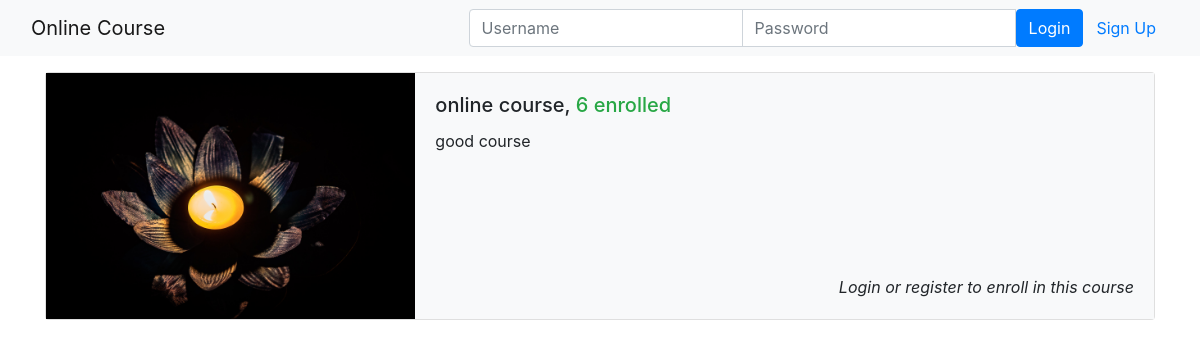
The page /onlinecourse/ on the database its author committed.
### onlinecourse/models.py (models this page shows, shortened)
class Course(models.Model):
    name = models.CharField(null=False, max_length=30, default='online course')
    image = models.ImageField(upload_to='course_images/')
    description = models.CharField(max_length=1000)
    pub_date = models.DateField(null=True)
    instructors = models.ManyToManyField(Instructor)
    users = models.ManyToManyField(settings.AUTH_USER_MODEL, through='Enrollment')
    total_enrollment = models.IntegerField(default=0)
    is_enrolled = False

### onlinecourse/views.py (the view)
class CourseListView(generic.ListView):
    template_name = 'onlinecourse/course_list_bootstrap.html'
    context_object_name = 'course_list'
    def get_queryset(self):
        user = self.request.user
        courses = Course.objects.order_by('-total_enrollment')[:10]
        for course in courses:
            if user.is_authenticated:
                course.is_enrolled = check_if_enrolled(user, course)
        return courses

### onlinecourse/templates/onlinecourse/course_list_bootstrap.html (shortened to what this page needs)
<!DOCTYPE html>
<html lang="en">
<head>
    {% load static %}
    <link rel="stylesheet" href="https://maxcdn.bootstrapcdn.com/bootstrap/4.5.2/css/bootstrap.min.css">
</head>
<body>
    <nav class="navbar navbar-light bg-light">
        <div class="container-fluid">
            <div class="navbar-header">
                  <a class="navbar-brand" href="#">Online Course</a>
            </div>
            <ul class="nav navbar-nav navbar-right">
                {% if user.is_authenticated %}
                <li>
                    <a class="btn btn-link" href="#">{{ user.first_name }}({{ user.username }})</a>
                    <a class="btn btn-link" href="{% url 'onlinecourse:logout' %}">Logout</a>
                </li>
                {% else %}
                <li>
                    <form class="form-inline" action="{% url 'onlinecourse:login' %}" method="post">
                        <div class="input-group">
                            <input type="text" class="form-control" placeholder="Username" name="username" >
                            <input type="password" class="form-control" placeholder="Password" name="psw" >
                            <button class="btn btn-primary" type="submit">Login</button>
                            <a class="btn btn-link" href="{% url 'onlinecourse:registration' %}">Sign Up</a>
                        </div>
                    </form>
                </li>
                {% endif %}
            </ul>
        </div>
    </nav>
    {% if course_list %}
        <div class="container">
            <div class="card-deck mt-3">
                {% for course in course_list %}
                    <div class="card mb-3" style="width: 36rem;">
                        <div class="row no-gutters">
                            <div class="col-md-4 px-0">
                                <img class="card-img-left img-fluid" src="{{MEDIA_URL}}/{{ course.image }}"
                                alt="Course image">
                            </div>
                            <div class="col-md-8">
                              <div class="card-body h-100 d-flex flex-column bg-light">
                                <h5 class="card-title">{{ course.name }}, <span class="text-success">
                                    {{ course.total_enrollment}} enrolled</span></h5>
                                <p class="card-text">{{ course.description}}</p>
                                {% if user.is_authenticated %}
                                <form action="{% url 'onlinecourse:enroll' course.id %}" method="post"
                                class="align-self-end mt-auto">
                                        {% csrf_token %}
                                        <input class="btn btn-primary align-self-end" type="submit"
                                                value="{% if course.is_enrolled %}Enter{% else %}Enroll{% endif %} ">
                                </form>
                                {% else %}
                                <p class="card-text font-italic align-self-end mt-auto">Login or register to enroll in this course</p>
                                {% endif %}
                              </div>
                            </div>
                        </div>
                    </div>
                </div>
                {% endfor %}
            </div>
    {% else %}
        <p>No courses are available.</p>
    {% endif %}
</body>
</html>

### rows shown on the page
Course: image (picture), name "online course", total_enrollment "6", description "good course"
